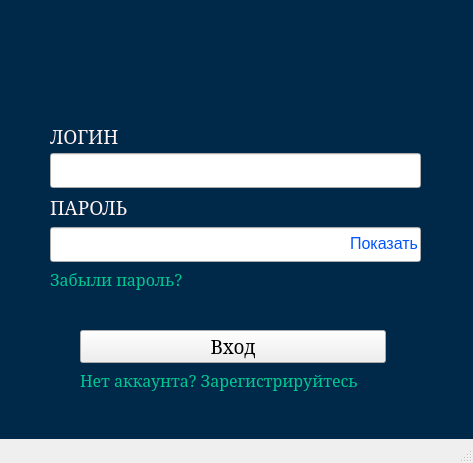
<?xml version="1.0" encoding="UTF-8"?>
<ui version="4.0">
 <class>LoginWindow</class>
 <widget class="QMainWindow" name="LoginWindow">
  <property name="enabled">
   <bool>true</bool>
  </property>
  <property name="geometry">
   <rect>
    <x>0</x>
    <y>0</y>
    <width>473</width>
    <height>463</height>
   </rect>
  </property>
  <property name="sizePolicy">
   <sizepolicy hsizetype="Fixed" vsizetype="Fixed">
    <horstretch>0</horstretch>
    <verstretch>0</verstretch>
   </sizepolicy>
  </property>
  <property name="minimumSize">
   <size>
    <width>473</width>
    <height>463</height>
   </size>
  </property>
  <property name="maximumSize">
   <size>
    <width>473</width>
    <height>463</height>
   </size>
  </property>
  <property name="font">
   <font>
    <family>Tahoma</family>
    <pointsize>10</pointsize>
   </font>
  </property>
  <property name="windowTitle">
   <string>login</string>
  </property>
  <property name="styleSheet">
   <string notr="true">QWidget#centralwidget {background-color: rgb(0, 40, 73);}


QWidget#statusbar: {color: rgb(255, 85, 127); font: 14pt &quot;MS Serif&quot;;}


</string>
  </property>
  <widget class="QWidget" name="centralwidget">
   <widget class="QWidget" name="verticalLayoutWidget">
    <property name="geometry">
     <rect>
      <x>50</x>
      <y>10</y>
      <width>371</width>
      <height>281</height>
     </rect>
    </property>
    <layout class="QVBoxLayout" name="verticalLayout">
     <item>
      <widget class="QLabel" name="label_random_greet">
       <property name="sizePolicy">
        <sizepolicy hsizetype="Fixed" vsizetype="Fixed">
         <horstretch>0</horstretch>
         <verstretch>0</verstretch>
        </sizepolicy>
       </property>
       <property name="minimumSize">
        <size>
         <width>0</width>
         <height>90</height>
        </size>
       </property>
       <property name="maximumSize">
        <size>
         <width>16666666</width>
         <height>16666666</height>
        </size>
       </property>
       <property name="font">
        <font>
         <family>MS Serif</family>
         <pointsize>14</pointsize>
        </font>
       </property>
       <property name="styleSheet">
        <string notr="true">color: rgb(255, 242, 242);</string>
       </property>
       <property name="text">
        <string/>
       </property>
       <property name="alignment">
        <set>Qt::AlignCenter</set>
       </property>
      </widget>
     </item>
     <item>
      <widget class="QLabel" name="label_3">
       <property name="text">
        <string/>
       </property>
      </widget>
     </item>
     <item>
      <widget class="QLabel" name="label">
       <property name="sizePolicy">
        <sizepolicy hsizetype="Preferred" vsizetype="Preferred">
         <horstretch>0</horstretch>
         <verstretch>0</verstretch>
        </sizepolicy>
       </property>
       <property name="minimumSize">
        <size>
         <width>0</width>
         <height>0</height>
        </size>
       </property>
       <property name="maximumSize">
        <size>
         <width>166666</width>
         <height>21</height>
        </size>
       </property>
       <property name="font">
        <font>
         <family>MS Serif</family>
         <pointsize>14</pointsize>
        </font>
       </property>
       <property name="styleSheet">
        <string notr="true">color: rgb(255, 242, 242);</string>
       </property>
       <property name="text">
        <string>ЛОГИН</string>
       </property>
      </widget>
     </item>
     <item>
      <widget class="QLineEdit" name="input_login">
       <property name="sizePolicy">
        <sizepolicy hsizetype="Preferred" vsizetype="Preferred">
         <horstretch>0</horstretch>
         <verstretch>0</verstretch>
        </sizepolicy>
       </property>
       <property name="font">
        <font>
         <family>Bahnschrift SemiBold</family>
         <pointsize>14</pointsize>
         <weight>75</weight>
         <bold>true</bold>
        </font>
       </property>
      </widget>
     </item>
     <item>
      <widget class="QLabel" name="label_2">
       <property name="sizePolicy">
        <sizepolicy hsizetype="Fixed" vsizetype="Fixed">
         <horstretch>0</horstretch>
         <verstretch>0</verstretch>
        </sizepolicy>
       </property>
       <property name="minimumSize">
        <size>
         <width>0</width>
         <height>10</height>
        </size>
       </property>
       <property name="maximumSize">
        <size>
         <width>166666</width>
         <height>166666</height>
        </size>
       </property>
       <property name="font">
        <font>
         <family>MS Serif</family>
         <pointsize>14</pointsize>
        </font>
       </property>
       <property name="styleSheet">
        <string notr="true">color: rgb(255, 242, 242);</string>
       </property>
       <property name="text">
        <string>ПАРОЛЬ</string>
       </property>
      </widget>
     </item>
     <item>
      <widget class="QLineEdit" name="input_password">
       <property name="sizePolicy">
        <sizepolicy hsizetype="Preferred" vsizetype="Preferred">
         <horstretch>0</horstretch>
         <verstretch>0</verstretch>
        </sizepolicy>
       </property>
       <property name="font">
        <font>
         <family>Bahnschrift SemiBold</family>
         <pointsize>14</pointsize>
         <weight>75</weight>
         <bold>true</bold>
        </font>
       </property>
       <property name="echoMode">
        <enum>QLineEdit::Password</enum>
       </property>
      </widget>
     </item>
     <item>
      <widget class="ClickableLabel" name="label_password_recovery">
       <property name="sizePolicy">
        <sizepolicy hsizetype="Fixed" vsizetype="Fixed">
         <horstretch>0</horstretch>
         <verstretch>0</verstretch>
        </sizepolicy>
       </property>
       <property name="minimumSize">
        <size>
         <width>0</width>
         <height>0</height>
        </size>
       </property>
       <property name="maximumSize">
        <size>
         <width>1666666</width>
         <height>166666</height>
        </size>
       </property>
       <property name="font">
        <font>
         <family>MS Serif</family>
         <pointsize>12</pointsize>
        </font>
       </property>
       <property name="cursor">
        <cursorShape>PointingHandCursor</cursorShape>
       </property>
       <property name="styleSheet">
        <string notr="true">color: rgb(0, 200, 147);</string>
       </property>
       <property name="text">
        <string>Забыли пароль?</string>
       </property>
      </widget>
     </item>
    </layout>
   </widget>
   <widget class="ClickableLabel" name="label_show_password">
    <property name="geometry">
     <rect>
      <x>350</x>
      <y>233</y>
      <width>67</width>
      <height>21</height>
     </rect>
    </property>
    <property name="sizePolicy">
     <sizepolicy hsizetype="Fixed" vsizetype="Fixed">
      <horstretch>0</horstretch>
      <verstretch>0</verstretch>
     </sizepolicy>
    </property>
    <property name="minimumSize">
     <size>
      <width>67</width>
      <height>19</height>
     </size>
    </property>
    <property name="maximumSize">
     <size>
      <width>166666</width>
      <height>166666</height>
     </size>
    </property>
    <property name="font">
     <font>
      <family>Tahoma</family>
      <pointsize>12</pointsize>
     </font>
    </property>
    <property name="cursor">
     <cursorShape>PointingHandCursor</cursorShape>
    </property>
    <property name="styleSheet">
     <string notr="true">color: rgb(0, 85, 255);</string>
    </property>
    <property name="text">
     <string>Показать</string>
    </property>
   </widget>
   <widget class="QWidget" name="verticalLayoutWidget_2">
    <property name="geometry">
     <rect>
      <x>80</x>
      <y>330</y>
      <width>306</width>
      <height>62</height>
     </rect>
    </property>
    <layout class="QVBoxLayout" name="verticalLayout_2">
     <item>
      <widget class="QPushButton" name="btn_sign_in">
       <property name="sizePolicy">
        <sizepolicy hsizetype="Preferred" vsizetype="Fixed">
         <horstretch>0</horstretch>
         <verstretch>0</verstretch>
        </sizepolicy>
       </property>
       <property name="font">
        <font>
         <family>MS Serif</family>
         <pointsize>14</pointsize>
         <weight>50</weight>
         <bold>false</bold>
        </font>
       </property>
       <property name="text">
        <string>Вход</string>
       </property>
      </widget>
     </item>
     <item>
      <widget class="ClickableLabel" name="label_check_in">
       <property name="sizePolicy">
        <sizepolicy hsizetype="Fixed" vsizetype="Fixed">
         <horstretch>0</horstretch>
         <verstretch>0</verstretch>
        </sizepolicy>
       </property>
       <property name="minimumSize">
        <size>
         <width>0</width>
         <height>0</height>
        </size>
       </property>
       <property name="maximumSize">
        <size>
         <width>1666666</width>
         <height>1666666</height>
        </size>
       </property>
       <property name="font">
        <font>
         <family>MS Serif</family>
         <pointsize>12</pointsize>
        </font>
       </property>
       <property name="cursor">
        <cursorShape>PointingHandCursor</cursorShape>
       </property>
       <property name="styleSheet">
        <string notr="true">color: rgb(0, 200, 147);</string>
       </property>
       <property name="text">
        <string>Нет аккаунта? Зарегистрируйтесь</string>
       </property>
      </widget>
     </item>
    </layout>
   </widget>
  </widget>
  <widget class="QStatusBar" name="statusbar">
   <property name="font">
    <font>
     <family>Tahoma</family>
     <pointsize>12</pointsize>
    </font>
   </property>
   <property name="styleSheet">
    <string notr="true">color: rgb(255, 0, 0);</string>
   </property>
  </widget>
 </widget>
 <customwidgets>
  <customwidget>
   <class>ClickableLabel</class>
   <extends>QLabel</extends>
   <header>label</header>
  </customwidget>
 </customwidgets>
 <resources/>
 <connections/>
</ui>
